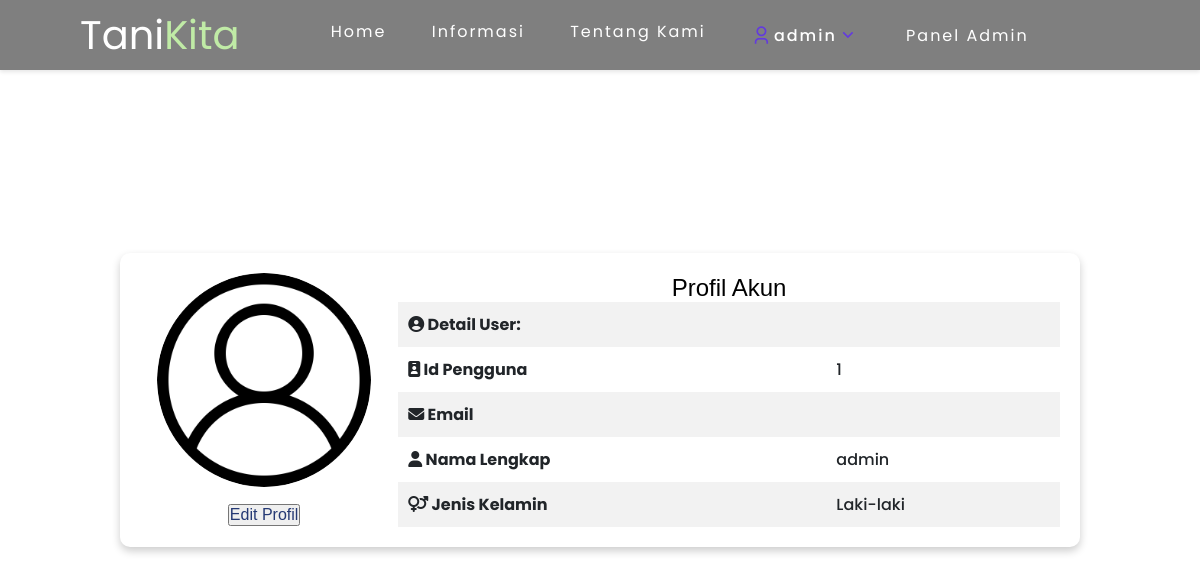
The page /pages/profil-user/index.php (signed in) on the database its author committed.
### tables this page shows
CREATE TABLE `users` (
  `UserID` int(11) NOT NULL,
  `username` varchar(50) DEFAULT NULL,
  `password` varchar(100) DEFAULT NULL,
  `email` varchar(50) DEFAULT NULL,
  `profile_picture` varchar(1024) DEFAULT 'default.png',
  `jenis_kelamin` varchar(16) DEFAULT NULL,
  `role` tinyint(1) DEFAULT 0,
  `created_at` datetime DEFAULT curtime()
);

### pages/profil-user/index.php (the view, shortened to what this page needs)
<?php
include_once '../../components/connection.php';
$uid = isset($_GET['uid']) ? $_GET['uid'] : $_SESSION['UserID'];
$query = $conn->prepare("SELECT * FROM users WHERE UserID = ? LIMIT 1;");
$query->bind_param("i", $uid);
$query->execute();
$result = $query->get_result();
$user = $result->fetch_assoc();
?>
<!DOCTYPE html>
<html lang="en">
<head>
    <link rel="stylesheet" href="css/style.css">
    <link rel="stylesheet" href="css/responsive.css">
    <link rel="stylesheet" href="https://cdnjs.cloudflare.com/ajax/libs/font-awesome/6.7.1/css/all.min.css"
 />
</head>
<body class="profile_page">
    <?php include '../../components/navbar.php';
    $UserID = $_SESSION['UserID']; ?>
    <section class="container-profile">
        <?php if ($user) {
            if ($uid == $UserID) { ?>
                <div class="profile-view1">
                    <div class="profilview-sebelah-kiri">
                        <div class="img">
                            <?php if ($user['profile_picture'] != null) { ?>
                                <img id="image" src="../../img/profile/<?= $user['profile_picture']; ?>" alt="Profile Picture" class="profile-picture-edit">
                            <?php } else { ?>
                                <img src="../../img/profile/default.png" alt="Profile Picture" class="profile-picture-view"> >
                            <?php } ?>
                        </div>
                        <div class="btn-edit">
                            <a href="edit_profil.php" class="cta">
                                <button class="button" role="button">Edit Profil</button>
                            </a>
                        </div>
                    </div>
                    <div class="detail-profil">
                        <h2>Profil Akun</h2>
                        <table>
                            <tr>
                                <th><i class="fas fa-user-circle"></i> Detail User:</th>
                                <th></th>
                            </tr>
                            <tr>
                                <th><i class="fas fa-id-badge"></i> Id Pengguna</th>
                                <td><?= htmlspecialchars($user['UserID']); ?></td>
                            </tr>
                            <tr>
                                <th><i class="fas fa-envelope"></i> Email</th>
                                <td><?= htmlspecialchars($user['email']); ?></td>
                            </tr>
                            <tr>
                                <th><i class="fas fa-user"></i> Nama Lengkap</th>
                                <td><?= htmlspecialchars($user['username']); ?></td>
                            </tr>
                            <tr>
                                <th><i class="fas fa-venus-mars"></i> Jenis Kelamin</th>
                                <td><?php if ($user['jenis_kelamin'] == null) {
                                        echo htmlspecialchars('Undefined');
                                    } else {
                                        echo htmlspecialchars($user['jenis_kelamin']);
                                    } ?></td>
                            </tr>
                        </table>
                    </div>
                </div>
            <?php }
        } else { ?>
            <h2>User tidak ditemukan</h2>
        <?php } ?>
    </section>
</body>
</html>

### pages/profil-user/css/style.css (style rules this page uses)
:root { --primary: #c0eba6; --secondary: #fff; --text-color: hsl(225, 52%, 30%); --body-font: "Montserrat", sans-serif; --normal-font-size: 1rem; }
* { margin: 0; padding: 0; box-sizing: border-box; font-family: "poppins", sans-serif; font-weight: 400; font-style: normal; text-decoration: none; }
html { scrollbar-width: thin; scrollbar-color: rgba(0, 0, 0, 0.5) transparent; scroll-behavior: smooth; }
body { overflow-x: hidden; overflow-y: scroll; color: white; justify-content: center; align-items: center; min-height: 100vh; color: black; }
.container-profile { height: 100vh; display: flex; justify-content: center; align-items: center; }
.container-profile .profile-view1 { background: white; padding: 20px; border-radius: 10px; box-shadow: 0 4px 8px rgba(0, 0, 0, 0.2); width: 80vw; display: flex; justify-content: flex-end; gap: 10px; align-items: center; }
.container-profile .profile-view1 .profilview-sebelah-kiri { gap: 15px; width: 30%; display: flex; flex-direction: column; align-items: center; justify-content: center; height: 100%; }
.container-profile .profile-view1 .profilview-sebelah-kiri .img { width: 214px; height: 214px; }
.container-profile .profile-view1 .profilview-sebelah-kiri .img img { width: 100%; height: 100%; object-fit: cover; border-radius: 50%; opacity: 1; transition: opacity .2s ease-in-out; -webkit-transition: opacity .2s ease-in-out; -moz-transition: opacity .2s ease-in-out; -ms-transition: opacity .2s ease-in-out; -o-transition: opacity .2s ease-in-out; -webkit-border-radius: 50%; -moz-border-radius: 50%; -ms-border-radius: 50%; -o-border-radius: 50%; }
.container-profile .profile-view1 .profilview-sebelah-kiri .btn-edit { max-width: fit-content; margin-left: auto; margin-right: auto; }
.container-profile .profile-view1 .detail-profil { width: 80%; }
.container-profile .profile-view1 .detail-profil h2 { text-align: center; color: black; font-family: "Montserrat", sans-serif; }
.container-profile .profile-view1 .detail-profil table { width: 100%; border-collapse: collapse; }
.container-profile .profile-view1 .detail-profil table th { color: #212529; font-weight: bold; padding: 10px; text-align: left; }
.container-profile .profile-view1 .detail-profil table td { color: #212529; font-weight: 500; padding: 10px; text-align: left; }
.container-profile .profile-view1 .detail-profil table tr:nth-child(even) { background-color: transparent; }
.container-profile .profile-view1 .detail-profil table tr:nth-child(odd) { background-color: rgba(0, 0, 0, 0.05); }

### css/navbar.css (style rules this page uses)
:root { --primary: #c0eba6; --secondary: #fff; --first-color: hsl(255 72%, 55%); --text-color: hsl(225, 52%, 30%); --body-color: linear-gradient(100deg, hsl(225, 75%, 92%), hsl(225, 78%, 78%)); --container-color: hsl(225, 75%, 97%); --body-font: "Montserrat", sans-serif; --normal-font-size: 1rem; }
body, button { font-family: var(--body-font); font-size: var(--normal-font-size); color: var(--text-color); }

### rows shown on the page
users: profile_picture (placeholder picture), UserID "1", username "admin", jenis_kelamin "Laki-laki"

### other values the page prints
$_SESSION['username'] "admin"
